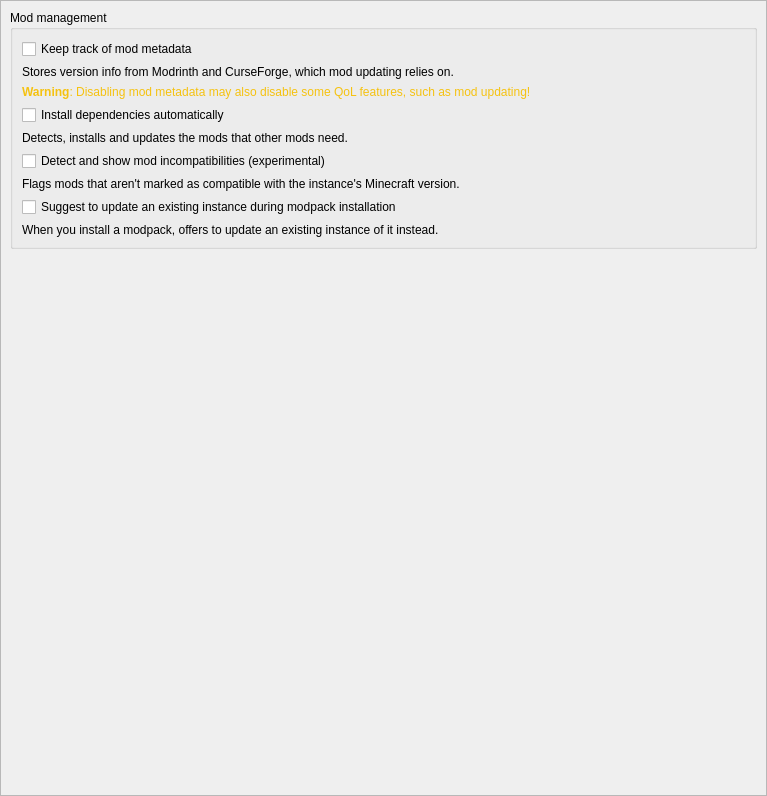
<?xml version="1.0" encoding="UTF-8"?>
<ui version="4.0">
 <class>ModsPage</class>
 <widget class="QWidget" name="ModsPage">
  <property name="geometry">
   <rect>
    <x>0</x>
    <y>0</y>
    <width>767</width>
    <height>796</height>
   </rect>
  </property>
  <property name="sizePolicy">
   <sizepolicy hsizetype="MinimumExpanding" vsizetype="MinimumExpanding">
    <horstretch>0</horstretch>
    <verstretch>0</verstretch>
   </sizepolicy>
  </property>
  <layout class="QVBoxLayout" name="verticalLayout">
   <property name="leftMargin">
    <number>0</number>
   </property>
   <property name="topMargin">
    <number>0</number>
   </property>
   <property name="rightMargin">
    <number>0</number>
   </property>
   <property name="bottomMargin">
    <number>0</number>
   </property>
   <item>
    <widget class="QScrollArea" name="scrollArea">
     <property name="horizontalScrollBarPolicy">
      <enum>Qt::ScrollBarPolicy::ScrollBarAsNeeded</enum>
     </property>
     <property name="widgetResizable">
      <bool>true</bool>
     </property>
     <widget class="QWidget" name="scrollAreaWidgetContents">
      <property name="geometry">
       <rect>
        <x>0</x>
        <y>-149</y>
        <width>746</width>
        <height>1222</height>
       </rect>
      </property>
      <layout class="QVBoxLayout" name="verticalLayout_8">
       <item>
        <widget class="QGroupBox" name="modsBox">
         <property name="title">
          <string>Mod management</string>
         </property>
         <layout class="QVBoxLayout" name="verticalLayout_4">
          <item>
           <widget class="ToggleSwitch" name="metadataEnableBtn">
            <property name="toolTip">
             <string>Store version information provided by mod providers (like Modrinth or CurseForge) for mods.</string>
            </property>
            <property name="text">
             <string>Keep track of mod metadata</string>
            </property>
           </widget>
          </item>
          <item>
           <widget class="QLabel" name="metadataDescription">
            <property name="text">
             <string>Stores version info from Modrinth and CurseForge, which mod updating relies on.</string>
            </property>
            <property name="wordWrap">
             <bool>true</bool>
            </property>
            <property name="settingDescription" stdset="0">
             <bool>true</bool>
            </property>
           </widget>
          </item>
          <item>
           <widget class="QLabel" name="metadataWarningLabel">
            <property name="text">
             <string>&lt;html&gt;&lt;head/&gt;&lt;body&gt;&lt;p&gt;&lt;span style=" font-weight:600; color:#f5c211;"&gt;Warning&lt;/span&gt;&lt;span style=" color:#f5c211;"&gt;: Disabling mod metadata may also disable some QoL features, such as mod updating!&lt;/span&gt;&lt;/p&gt;&lt;/body&gt;&lt;/html&gt;</string>
            </property>
            <property name="wordWrap">
             <bool>true</bool>
            </property>
           </widget>
          </item>
          <item>
           <widget class="ToggleSwitch" name="dependenciesEnableBtn">
            <property name="toolTip">
             <string>Automatically detect, install, and update mod dependencies.</string>
            </property>
            <property name="text">
             <string>Install dependencies automatically</string>
            </property>
           </widget>
          </item>
          <item>
           <widget class="QLabel" name="dependenciesDescription">
            <property name="text">
             <string>Detects, installs and updates the mods that other mods need.</string>
            </property>
            <property name="wordWrap">
             <bool>true</bool>
            </property>
            <property name="settingDescription" stdset="0">
             <bool>true</bool>
            </property>
           </widget>
          </item>
          <item>
           <widget class="ToggleSwitch" name="showModIncompatCheckBox">
            <property name="toolTip">
             <string>Currently this just shows mods which are not marked as compatible with the current Minecraft version.</string>
            </property>
            <property name="text">
             <string>Detect and show mod incompatibilities (experimental)</string>
            </property>
           </widget>
          </item>
          <item>
           <widget class="QLabel" name="showModIncompatDescription">
            <property name="text">
             <string>Flags mods that aren't marked as compatible with the instance's Minecraft version.</string>
            </property>
            <property name="wordWrap">
             <bool>true</bool>
            </property>
            <property name="settingDescription" stdset="0">
             <bool>true</bool>
            </property>
           </widget>
          </item>
          <item>
           <widget class="ToggleSwitch" name="modpackUpdatePromptBtn">
            <property name="toolTip">
             <string>When creating a new modpack instance, suggest updating an existing instance instead.</string>
            </property>
            <property name="text">
             <string>Suggest to update an existing instance during modpack installation</string>
            </property>
           </widget>
          </item>
          <item>
           <widget class="QLabel" name="modpackUpdatePromptDescription">
            <property name="text">
             <string>When you install a modpack, offers to update an existing instance of it instead.</string>
            </property>
            <property name="wordWrap">
             <bool>true</bool>
            </property>
            <property name="settingDescription" stdset="0">
             <bool>true</bool>
            </property>
           </widget>
          </item>
         </layout>
        </widget>
       </item>
       <item>
        <spacer name="verticalSpacer_FeaturesTab">
         <property name="orientation">
          <enum>Qt::Orientation::Vertical</enum>
         </property>
         <property name="sizeHint" stdset="0">
          <size>
           <width>0</width>
           <height>0</height>
          </size>
         </property>
        </spacer>
       </item>
      </layout>
     </widget>
    </widget>
   </item>
  </layout>
 </widget>
 <customwidgets>
  <customwidget>
   <class>ToggleSwitch</class>
   <extends>QCheckBox</extends>
   <header>ui/widgets/ToggleSwitch.h</header>
  </customwidget>
 </customwidgets>
 <resources />
 <connections />
</ui>
